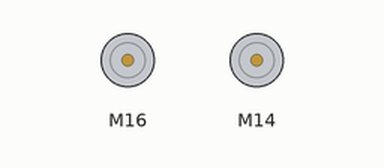
Simulated run of this sketch. Board: Arduino Uno, built with avr-gcc and run on an emulated ATmega328P. Parts: 2 × DC motor (green arrow = forward, orange = backward, longer = faster).

Above: at 2.0 s.
At 28.5 s:
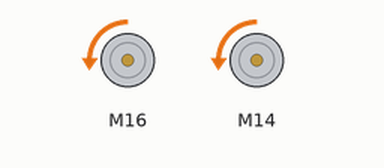
At 35.5 s:
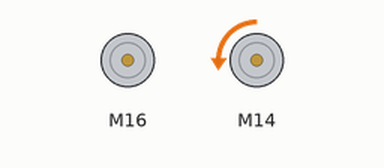
At 53.5 s:
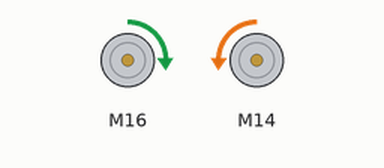
Timing chart, 0 to 59.8 s (numbered marks = the images above):
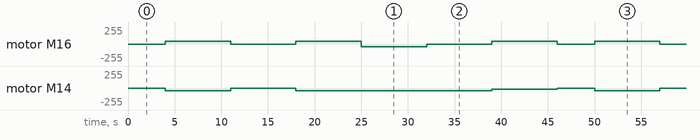

Measured:
- by itself, motor M14: repeats every 46.0 s: stopped 7.0 s, backward 40/255 21.0 s, backward 20/255 7.0 s, stopped 4.0 s, backward 40/255 7.0 s
- by itself, motor M16: repeats every 46.0 s: stopped 7.0 s, forward 40/255 7.0 s, backward 40/255 7.0 s, stopped 7.0 s, forward 40/255 7.0 s, stopped 4.0 s, forward 40/255 7.0 s

The sketch:

DriveSequenceA1.ino
```cpp
#include <SparkFun_TB6612.h>
// #include <Servo.h> // This library blocks timer for D9 and D10, which is req. for PWM output

#define AIN1 A0
#define BIN1 A2
#define AIN2 13
#define BIN2 A3
#define PWMA 11
#define PWMB 10
#define STBY A1

const int offsetA = -1; // Direction offset for A channel
const int offsetB = 1; // Direction offset for B channel
Motor motorRight = Motor(AIN1, AIN2, PWMA, offsetA, STBY);
Motor motorLeft = Motor(BIN1, BIN2, PWMB, offsetB, STBY);
// int servoLeftPin = 5;
// int servoRightPin = 6;
// Servo servoLeft;
// Servo servoRight;
// int zeroSteerLeft = 90; // Calibrated zero-steer angle
// int zeroSteerRight = 90; // Calibrated zero-steer angle

void setup()
{
  // servoLeft.write(zeroSteerLeft); // Initialize servo on power-up to zero-steer angle
  // servoRight.write(zeroSteerRight); // Initialize servo on power-up to zero-steer angle
  // servoLeft.attach(servoLeftPin); // Initialize the steering actuator
  // servoRight.attach(servoRightPin); // Initialize the steering actuator
}


void loop()
{
  // Initialization
  brake(motorLeft, motorRight);
  delay(4000);

  // All-wheel drive
  forward(motorLeft, motorRight, 40);
  delay(7000);

  // Front-wheel drive
  brake(motorLeft, motorRight);
  delay(7000);

  // Rear-wheel drive
  forward(motorLeft, motorRight, 40);
  delay(7000);

  // Neutral-steer drive
  left(motorLeft, motorRight, 80);
  delay(7000);

  // Pivot-steer drive
  motorLeft.brake();
  motorRight.drive(40, 7000);

  // Torque-vector drive
  motorLeft.drive(40);
  motorRight.drive(20);
  delay(7000);
}
```
